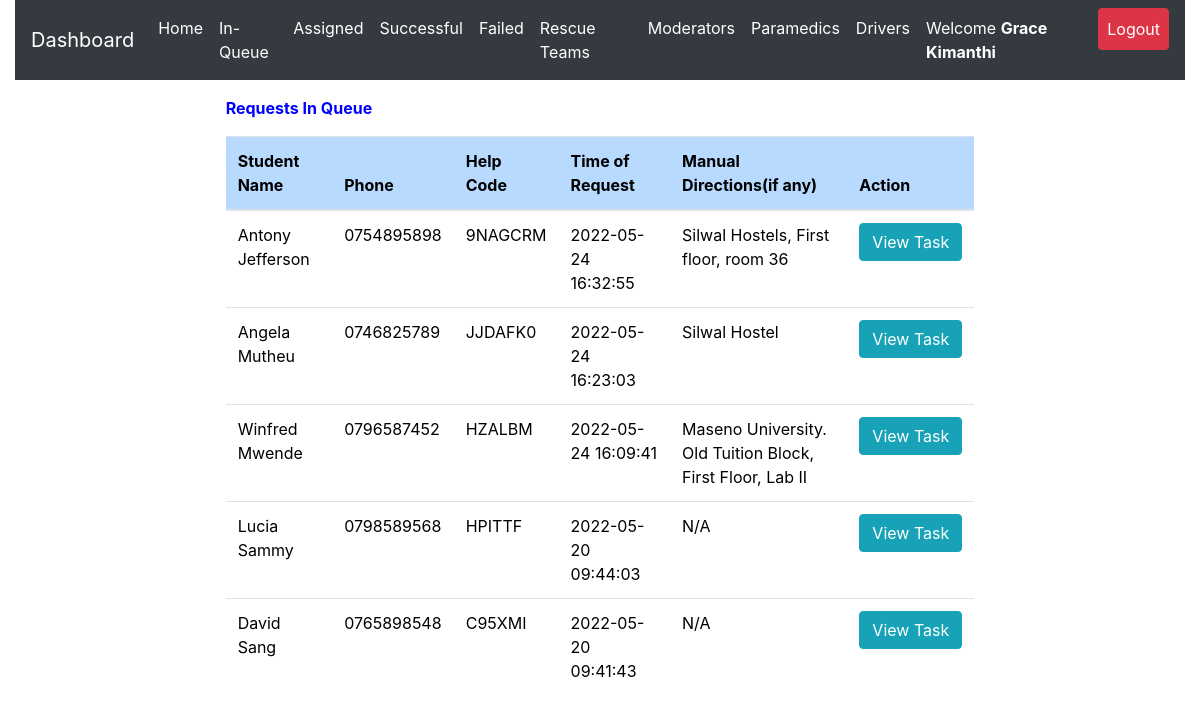
The page /admin/inqueue.php (signed in) on the database as committed earlier.
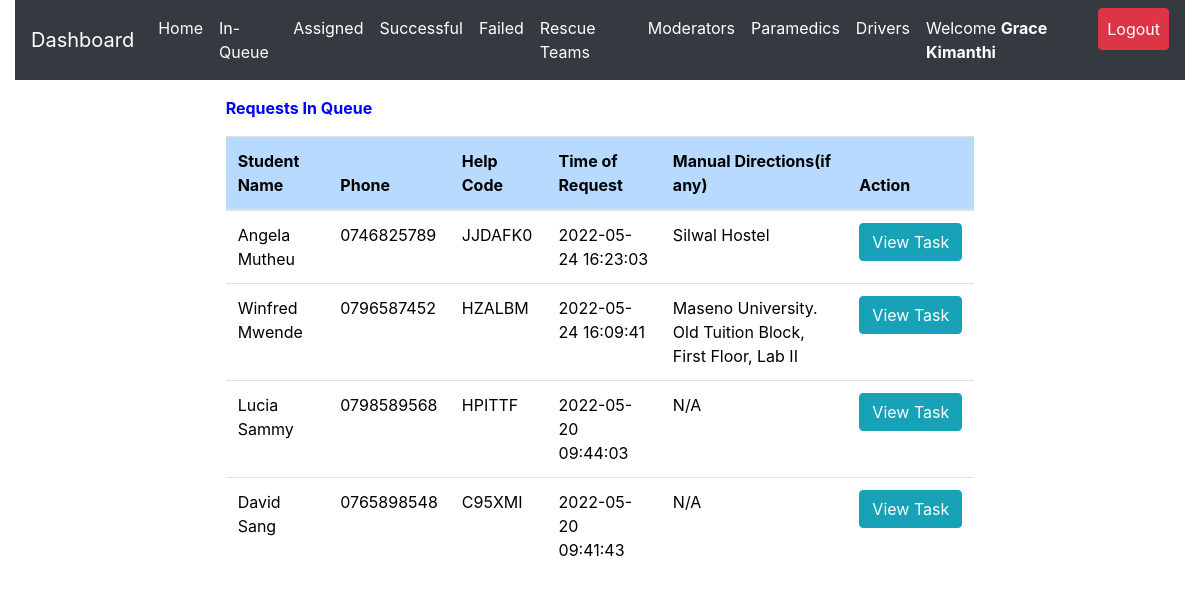
The same page on the database as committed later.
### tables this page shows
CREATE TABLE `request_status` (
  `id` int(20) NOT NULL,
  `helpID` varchar(50) NOT NULL,
  `ip_address` varchar(100) NOT NULL,
  `request_latitude` varchar(50) NOT NULL DEFAULT '0',
  `request_longitude` varchar(50) NOT NULL DEFAULT '0',
  `status` varchar(50) DEFAULT 'Pending',
  `emergency_type` varchar(50) NOT NULL,
  `manual_directions` varchar(500) DEFAULT 'N/A',
  `emergency_description` varchar(255) DEFAULT 'No Description',
  `admNo` varchar(255) NOT NULL,
  `timestamp` datetime NOT NULL DEFAULT CURRENT_TIMESTAMP
);

CREATE TABLE `student_details` (
  `id` int(20) NOT NULL,
  `regNum` varchar(255) NOT NULL,
  `firstname` varchar(255) NOT NULL,
  `lastname` varchar(255) NOT NULL,
  `emailaddress` varchar(255) NOT NULL,
  `phonenumber` varchar(15) NOT NULL,
  `password` varchar(255) NOT NULL,
  `password_reset_token` varchar(500) DEFAULT NULL,
  `date` datetime NOT NULL DEFAULT CURRENT_TIMESTAMP
);

### admin/inqueue.php (the view, shortened to what this page needs)
<?php
include 'server.php';
$admin_id = $_SESSION['admin_id'];
$admin_fname = $_SESSION['admin_firstname'];
$admin_lname = $_SESSION['admin_lastname'];
$admin_name = $admin_fname. " ".$admin_lname;
?>
<!DOCTYPE html>
<html lang="en">
<head>
<?php include './includes/header.php'; ?>
</head>
  <body>
    <?php include './includes/navbar.php'; ?>
  <div class="row m-3">
<div class="col-md-2"></div>
    <div class="col-md-8">
<div class="table-responsive-lg">
    <table class="table" style='color:black'>
        <thead>
          <p  style='color:blue; font-weight:bold'>
          Requests In Queue
</p>
            <tr >
              <th scope="col" class="table-primary">Student Name</th>
              <th scope="col" class="table-primary">Phone</th>
              <th scope="col" class="table-primary">Help Code</th>
              <th scope="col" class="table-primary">Time of Request</th>
              <th scope="col" class="table-primary">Manual Directions(if any)</th>
              <th scope="col" class="table-primary">Action</th>
            </tr>
          </thead>
          <tbody>
    <?php
    if($admin_id){
        $data_fetch_query = "SELECT request_status.id, request_status.helpID,request_status.manual_directions,request_status.status,request_status.emergency_description,
        request_status.admNo,request_status.timestamp,student_details.regNum,student_details.regNum,
        student_details.firstname,student_details.lastname,student_details.phonenumber
        FROM request_status
        INNER JOIN student_details ON request_status.admNo = student_details.regNum  WHERE request_status.status ='Pending' order by request_status.timestamp DESC;";
        $data_result = mysqli_query($db, $data_fetch_query);
        if ($data_result->num_rows > 0){
            while($row = $data_result->fetch_assoc()) {
            $help_code=$row["helpID"];
            $request_status=$row["status"];
            $name=$row["firstname"] ." ".$row["lastname"];
            $phone=$row["phonenumber"];
            $description=$row["emergency_description"];
        echo "<tr style='font-weight:normal'> <td>" .$row["firstname"]." ".$row["lastname"]. "</td>";
        echo "<td>" .$row["phonenumber"]."</td>";
        echo "<td>" .$row["helpID"]."</td>";
        echo "<td>" .$row["timestamp"]."</td>";
        echo "<td>" .$row["manual_directions"]."</td>";
        echo "<td>
        <form method ='POST' action='server.php'>
        <input  type='text' hidden name='help_code' value='$help_code'>
        <input type='submit'  data-description ='$description' data-adminname='$admin_name' data-adminid='$admin_id' data-helpcode='$help_code' data-name='$name' data-phone='$phone' data-status='$request_status' value='View Task' id='view_task_button' class='btn btn-info taskViewButton'>
        </form>
        </td> </tr>";
        }
        }else{
        echo "<td>"."No Requests Found"."</td>";
        }
        } else{
            echo "<td>"."No Data Found"."</td>";
        }
?>
          </tbody>
    </table>
  </div>
  </div>
  <div class="col-md-2"></div>
</div>
  </body>
</html>

Rows that differ between the two databases and show on the page:
no longer on this page (row edited): request_status: admNo.firstname "Antony", admNo.lastname "Jefferson", admNo.phonenumber "0754895898", helpID "9NAGCRM", timestamp "2022-05-24 16:32:55", manual_directions "Silwal Hostels, First floor, room 36"
